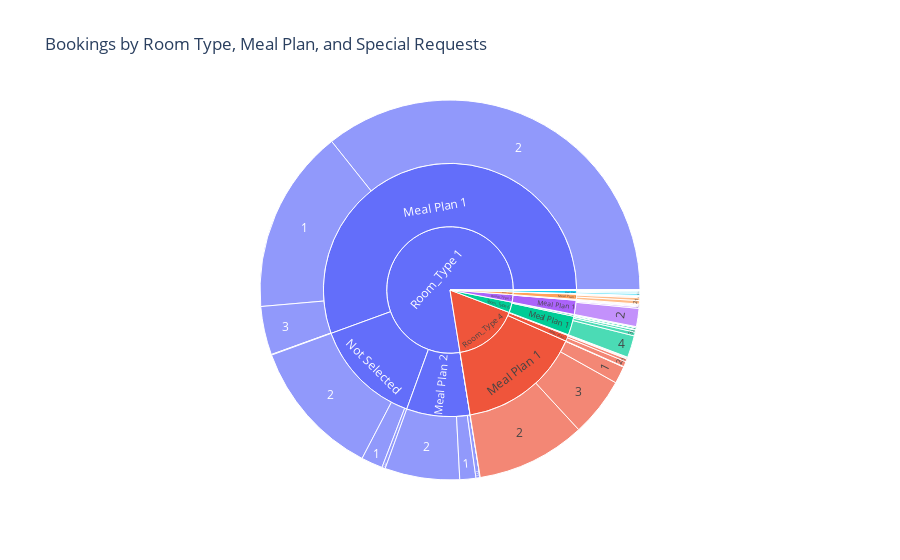

The code cell stored with this chart in its notebook:
### Code cell
import plotly.express as px
df['total_people'] = df['no_of_children'] + df['no_of_adults']
fig = px.sunburst(df, 
                  path=['room_type_reserved', 'type_of_meal_plan', 'total_people'], 
                  title='Bookings by Room Type, Meal Plan, and Special Requests')

fig.show()

### Figure 1 — Plotly figure (JSON) as saved in the notebook; plotly's stock layout.template omitted (floating-point values rounded to 4 significant figures)
{"data": [{"branchvalues": "total", "domain": {"x": [0, 1], "y": [0, 1]}, "hovertemplate": "labels=%{label}<br>count=%{value}<br>parent=%{parent}<br>id=%{id}<extra></extra>", "ids": ["Room_Type 1/Meal Plan 1/2", "Room_Type 1/Not Selected/2", "Room_Type 1/Meal Plan 1/1", "Room_Type 1/Meal Plan 2/2", "Room_Type 4/Meal Plan 1/2", "Room_Type 1/Meal Plan 1/3", "Room_Type 1/Not Selected/1", "Room_Type 4/Meal Plan 1/1", "Room_Type 2/Meal Plan 1/2", "Room_Type 6/Meal Plan 1/4", "Room_Type 4/Meal Plan 1/3", "Room_Type 5/Meal Plan 1/2", "Room_Type 2/Meal Plan 1/4", "Room_Type 7/Meal Plan 1/3", "Room_Type 1/Meal Plan 2/1", "Room_Type 1/Not Selected/3", "Room_Type 6/Meal Plan 1/3", "Room_Type 4/Meal Plan 2/3", "Room_Type 1/Meal Plan 2/3", "Room_Type 7/Meal Plan 1/4", "Room_Type 4/Meal Plan 2/2", "Room_Type 4/Meal Plan 2/1", "Room_Type 7/Meal Plan 2/2", "Room_Type 5/Meal Plan 2/2", "Room_Type 7/Meal Plan 1/2", "Room_Type 4/Not Selected/2", "Room_Type 2/Meal Plan 1/1", "Room_Type 6/Meal Plan 1/1", "Room_Type 6/Meal Plan 2/4", "Room_Type 5/Meal Plan 1/1", "Room_Type 5/Meal Plan 1/3", "Room_Type 5/Meal Plan 1/4", "Room_Type 7/Meal Plan 1/1", "Room_Type 2/Meal Plan 1/3", "Room_Type 3/Not Selected/1", "Room_Type 2/Not Selected/2", "Room_Type 2/Meal Plan 2/2", "Room_Type 6/Meal Plan 1/2", "Room_Type 4/Not Selected/4", "Room_Type 6/Not Selected/4", "Room_Type 6/Meal Plan 2/2", "Room_Type 1/Meal Plan 1/4", "Room_Type 3/Meal Plan 1/2", "Room_Type 5/Not Selected/1", "Room_Type 4/Meal Plan 1/4", "Room_Type 6/Meal Plan 2/3", "Room_Type 2/Meal Plan 1/5", "Room_Type 6/Meal Plan 1/5", "Room_Type 4/Not Selected/3", "Room_Type 4/Meal Plan 1/12", "Room_Type 5/Meal Plan 2/3", "Room_Type 7/Not Selected/2", "Room_Type 5/Meal Plan 2/1", "Room_Type 6/Meal Plan 2/1", "Room_Type 1/Meal Plan 3/2", "Room_Type 6/Not Selected/2", "Room_Type 1/Meal Plan 1/10", "Room_Type 2/Meal Plan 1/11", "Room_Type 1/Meal Plan 2/4", "Room_Type 7/Meal Plan 1/5", "Room_Type 4/Meal Plan 3/2", "Room_Type 7/Meal Plan 3/2", "Room_Type 2/Not Selected/3", "Room_Type 3/Meal Plan 1/1", "Room_Type 6/Meal Plan 2/5", "Room_Type 5/Meal Plan 2/4", "Room_Type 5/Not Selected/2", "Room_Type 6/Not Selected/3", "Room_Type 1/Meal Plan 1", "Room_Type 1/Not Selected", "Room_Type 1/Meal Plan 2", "Room_Type 4/Meal Plan 1", "Room_Type 2/Meal Plan 1", "Room_Type 6/Meal Plan 1", "Room_Type 5/Meal Plan 1", "Room_Type 7/Meal Plan 1", "Room_Type 4/Meal Plan 2", "Room_Type 7/Meal Plan 2", "Room_Type 5/Meal Plan 2", "Room_Type 4/Not Selected", "Room_Type 6/Meal Plan 2", "Room_Type 3/Not Selected", "Room_Type 2/Not Selected", "Room_Type 2/Meal Plan 2", "Room_Type 6/Not Selected", "Room_Type 3/Meal Plan 1", "Room_Type 5/Not Selected", "Room_Type 7/Not Selected", "Room_Type 1/Meal Plan 3", "Room_Type 4/Meal Plan 3", "Room_Type 7/Meal Plan 3", "Room_Type 1", "Room_Type 4", "Room_Type 2", "Room_Type 6", "Room_Type 5", "Room_Type 7", "Room_Type 3"], "labels": ["2", "2", "1", "2", "2", "3", "1", "1", "2", "4", "3", "2", "4", "3", "1", "3", "3", "3", "3", "4", "2", "1", "2", "2", "2", "2", "1", "1", "4", "1", "3", "4", "1", "3", "1", "2", "2", "2", "4", "4", "2", "4", "2", "1", "4", "3", "5", "5", "3", "12", "3", "2", "1", "1", "2", "2", "10", "11", "4", "5", "2", "2", "3", "1", "5", "4", "2", "3", "Meal Plan 1", "Not Selected", "Meal Plan 2", "Meal Plan 1", "Meal Plan 1", "Meal Plan 1", "Meal Plan 1", "Meal Plan 1", "Meal Plan 2", "Meal Plan 2", "Meal Plan 2", "Not Selected", "Meal Plan 2", "Not Selected", "Not Selected", "Meal Plan 2", "Not Selected", "Meal Plan 1", "Not Selected", "Not Selected", "Meal Plan 3", "Meal Plan 3", "Meal Plan 3", "Room_Type 1", "Room_Type 4", "Room_Type 2", "Room_Type 6", "Room_Type 5", "Room_Type 7", "Room_Type 3"], "name": "", "parents": ["Room_Type 1/Meal Plan 1", "Room_Type 1/Not Selected", "Room_Type 1/Meal Plan 1", "Room_Type 1/Meal Plan 2", "Room_Type 4/Meal Plan 1", "Room_Type 1/Meal Plan 1", "Room_Type 1/Not Selected", "Room_Type 4/Meal Plan 1", "Room_Type 2/Meal Plan 1", "Room_Type 6/Meal Plan 1", "Room_Type 4/Meal Plan 1", "Room_Type 5/Meal Plan 1", "Room_Type 2/Meal Plan 1", "Room_Type 7/Meal Plan 1", "Room_Type 1/Meal Plan 2", "Room_Type 1/Not Selected", "Room_Type 6/Meal Plan 1", "Room_Type 4/Meal Plan 2", "Room_Type 1/Meal Plan 2", "Room_Type 7/Meal Plan 1", "Room_Type 4/Meal Plan 2", "Room_Type 4/Meal Plan 2", "Room_Type 7/Meal Plan 2", "Room_Type 5/Meal Plan 2", "Room_Type 7/Meal Plan 1", "Room_Type 4/Not Selected", "Room_Type 2/Meal Plan 1", "Room_Type 6/Meal Plan 1", "Room_Type 6/Meal Plan 2", "Room_Type 5/Meal Plan 1", "Room_Type 5/Meal Plan 1", "Room_Type 5/Meal Plan 1", "Room_Type 7/Meal Plan 1", "Room_Type 2/Meal Plan 1", "Room_Type 3/Not Selected", "Room_Type 2/Not Selected", "Room_Type 2/Meal Plan 2", "Room_Type 6/Meal Plan 1", "Room_Type 4/Not Selected", "Room_Type 6/Not Selected", "Room_Type 6/Meal Plan 2", "Room_Type 1/Meal Plan 1", "Room_Type 3/Meal Plan 1", "Room_Type 5/Not Selected", "Room_Type 4/Meal Plan 1", "Room_Type 6/Meal Plan 2", "Room_Type 2/Meal Plan 1", "Room_Type 6/Meal Plan 1", "Room_Type 4/Not Selected", "Room_Type 4/Meal Plan 1", "Room_Type 5/Meal Plan 2", "Room_Type 7/Not Selected", "Room_Type 5/Meal Plan 2", "Room_Type 6/Meal Plan 2", "Room_Type 1/Meal Plan 3", "Room_Type 6/Not Selected", "Room_Type 1/Meal Plan 1", "Room_Type 2/Meal Plan 1", "Room_Type 1/Meal Plan 2", "Room_Type 7/Meal Plan 1", "Room_Type 4/Meal Plan 3", "Room_Type 7/Meal Plan 3", "Room_Type 2/Not Selected", "Room_Type 3/Meal Plan 1", "Room_Type 6/Meal Plan 2", "Room_Type 5/Meal Plan 2", "Room_Type 5/Not Selected", "Room_Type 6/Not Selected", "Room_Type 1", "Room_Type 1", "Room_Type 1", "Room_Type 4", "Room_Type 2", "Room_Type 6", "Room_Type 5", "Room_Type 7", "Room_Type 4", "Room_Type 7", "Room_Type 5", "Room_Type 4", "Room_Type 6", "Room_Type 3", "Room_Type 2", "Room_Type 2", "Room_Type 6", "Room_Type 3", "Room_Type 5", "Room_Type 7", "Room_Type 1", "Room_Type 4", "Room_Type 7", "", "", "", "", "", "", ""], "type": "sunburst", "values": [12952, 4272, 5689, 2309, 3376, 1497, 663, 532, 560, 679, 1825, 108, 46, 29, 495, 103, 113, 86, 129, 63, 163, 24, 2, 8, 38, 32, 18, 15, 57, 88, 33, 13, 14, 26, 2, 22, 16, 68, 1, 19, 3, 18, 4, 8, 14, 3, 2, 3, 2, 1, 3, 1, 2, 1, 1, 2, 1, 1, 1, 8, 1, 3, 1, 1, 2, 1, 1, 1, 20157, 5038, 2934, 5748, 653, 878, 242, 152, 273, 2, 14, 35, 66, 2, 23, 16, 22, 5, 9, 1, 1, 1, 3, 28130, 6057, 692, 966, 265, 158, 7]}], "layout": {"legend": {"tracegroupgap": 0}, "title": {"text": "Bookings by Room Type, Meal Plan, and Special Requests"}}}
